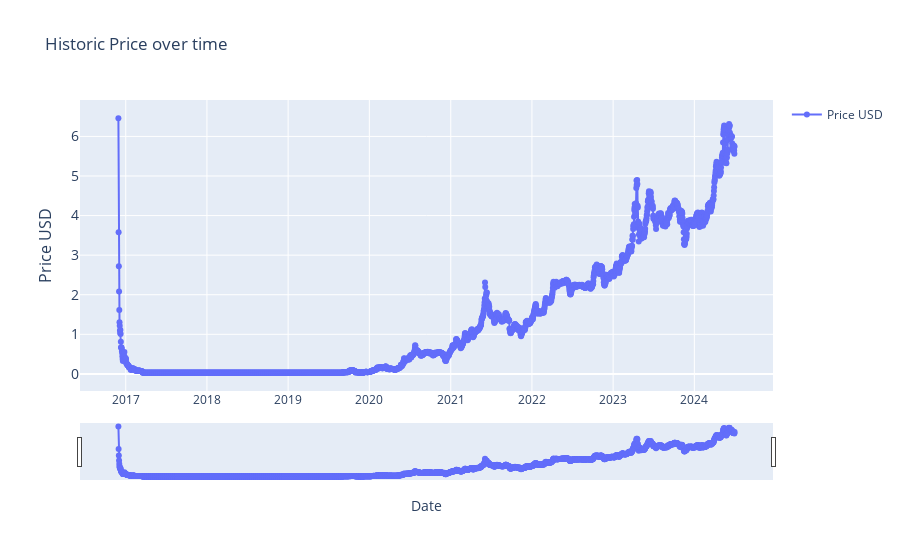

Notebook code cell kept with this figure:
### Markdown cell above
### Historic Price (0)

### Code cell
import plotly.graph_objects as go
import pandas as pd
from ipywidgets import interact, DatePicker
import numpy as np

# renames current item to df
df = current_item.copy()

# Creating interactive widgets for date selection
start_date_picker = DatePicker(description='Start Date', value=START_DATE)
end_date_picker = DatePicker(description='End Date', value=END_DATE)

# Display the interactive widget
interact(lambda start_date, end_date: plot_historic_price(df, start_date, end_date),
         start_date=start_date_picker, end_date=end_date_picker)

### Figure 1 — Plotly figure (JSON) as saved in the notebook; plotly's stock layout.template omitted (floating-point values rounded to 4 significant figures; data arrays with more than 128 entries replaced by an {"elided": "..."} marker saying what was removed)
{"data": [{"mode": "lines+markers", "name": "Price USD", "type": "scatter", "x": {"elided": "2771 str values"}, "y": {"elided": "2771 float values"}}], "layout": {"showlegend": true, "title": {"text": "Historic Price over time"}, "xaxis": {"rangeslider": {"visible": true}, "title": {"text": "Date"}, "type": "date"}, "yaxis": {"tickfont": {"size": 14}, "title": {"font": {"size": 16}, "text": "Price USD"}}}}
